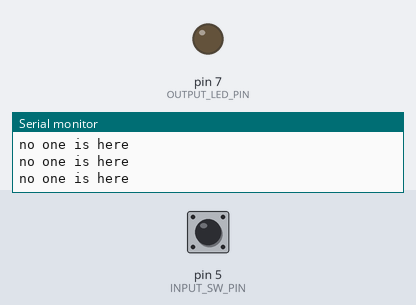
Recording of a sketch running on a simulated Arduino Uno, built with avr-gcc and run on an emulated ATmega328P. Shown: output pins drawn as LEDs (lit = HIGH), the last lines printed to the serial monitor. The test bench sets the inputs (shaded band); at power-on: pin 5 (INPUT_SW_PIN) LOW.

Above: at 1.2 s.
1.3 s: pin 5 (INPUT_SW_PIN) pulled HIGH for 0.15 s
At 1.38 s:
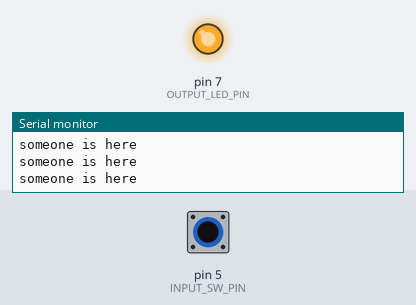
2.9 s: pin 5 (INPUT_SW_PIN) pulled HIGH for 1 s
At 5.3 s:
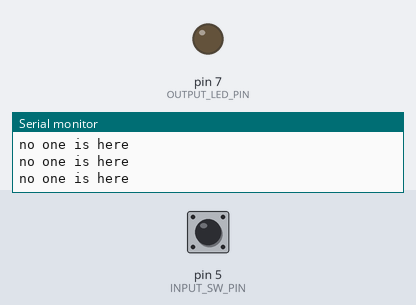
6.9 s: pin 5 (INPUT_SW_PIN) pulled HIGH for 3.2 s
At 7.8 s:
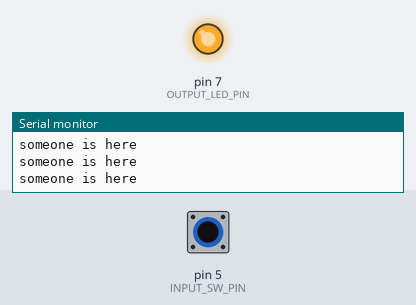
Timing chart, 0 to 11.6 s (numbered marks = the images above; inputs shaded):
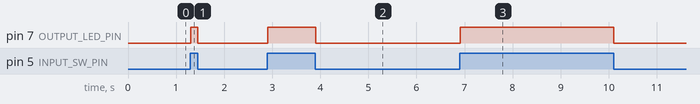

Measured:
- after the input at 1.3 s, pin 7 (OUTPUT_LED_PIN): LOW → HIGH at once, → LOW 0.14 s later
- after the input at 2.9 s, pin 7 (OUTPUT_LED_PIN): LOW → HIGH at once, → LOW 1.0 s later
- after the input at 6.9 s, pin 7 (OUTPUT_LED_PIN): LOW → HIGH at once, → LOW 3.2 s later

The sketch:

switch.ino
```cpp
enum PINS {INPUT_SW_PIN = 5, OUTPUT_LED_PIN = 7};


void setup() {
  // put your setup code here, to run once:
  pinMode(INPUT_SW_PIN, INPUT);   //pullup -
  pinMode(OUTPUT_LED_PIN, OUTPUT);
  digitalWrite(OUTPUT_LED_PIN, LOW);
  Serial.begin(115200);
}

void loop() {
  // put your main code here, to run repeatedly:
  if(digitalRead (INPUT_SW_PIN) == HIGH)
  {
    Serial.println("someone is here");
    digitalWrite(OUTPUT_LED_PIN, HIGH);
    delay(10);
  }

  else {
    Serial.println("no one is here");
    digitalWrite(OUTPUT_LED_PIN, LOW);
    delay(10);
  }
}
```
